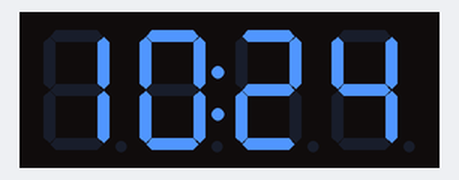
Simulated run of this sketch. Board: Arduino Uno, built with avr-gcc and run on an emulated ATmega328P. Shown: 4-digit seven-segment display. The local clock reads 2024-03-15 10:24:30 at power-on unless the sketch sets it; what the sketch prints to the serial monitor is not drawn.

Above: at 0.1 s.
At 30.4 s:
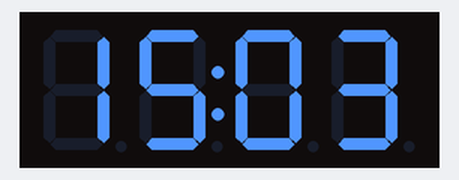
At 121.3 s:
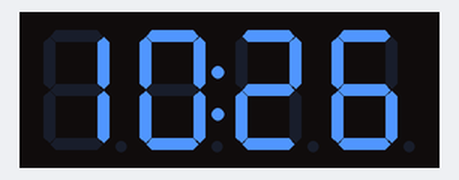

The sketch:

Module4_Display.ino
```cpp
#include <Wire.h>
#include <RTClib.h>
#include <TM1637Display.h>

// ---- TM1637 4-digit display pins (adjust to match your wiring) ----
#define CLK_PIN 5
#define DIO_PIN 17

TM1637Display display(CLK_PIN, DIO_PIN);
RTC_DS3231 rtc;
bool rtcFound = true;

#define ROTATE_INTERVAL_MS 30000UL // 30 seconds, as decided
unsigned long lastSwitchTime = 0;
bool showingTime = true;

void setup() {
  Serial.begin(115200);
  Wire.begin();
  display.setBrightness(0x0f);

  if (!rtc.begin()) {
    Serial.println("DS3231 not found!");
    rtcFound = false;
  }

  Serial.println("Display module test started.");
  Serial.println("Note: this 4-digit 7-segment display can only show numbers.");
  Serial.println("Rotating between TIME and DATE every 30 seconds instead of quotes.");
}

void loop() {
  unsigned long now = millis();
  if (now - lastSwitchTime >= ROTATE_INTERVAL_MS) {
    showingTime = !showingTime;
    lastSwitchTime = now;
  }

  if (rtcFound) {
    DateTime t = rtc.now();
    if (showingTime) {
      int timeValue = t.hour() * 100 + t.minute();
      display.showNumberDecEx(timeValue, 0b01000000, true); // HH:MM with colon
    } else {
      int dateValue = t.day() * 100 + t.month();
      display.showNumberDecEx(dateValue, 0b01000000, true); // DD.MM
    }
  } else {
    display.showNumberDec(0, false); // fallback if RTC not detected
  }

  delay(500);
}
```

Measured:
- what the display in image 1 shows lasts 30.4 s, from 30.3 s to 60.7 s
